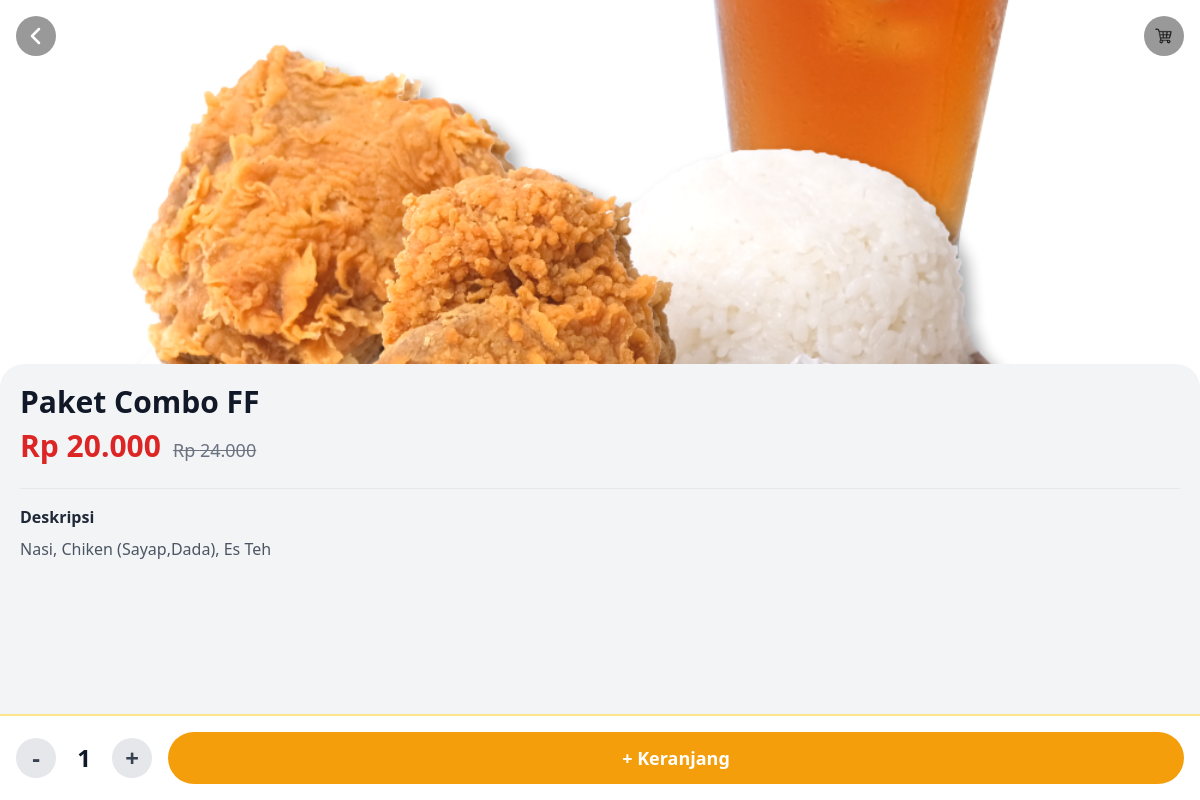
Page /user/detail_produk.php?id=15 (signed in) on the committed database.
### tables this page shows
CREATE TABLE `produk` (
  `id` int(11) NOT NULL AUTO_INCREMENT,
  `nama` varchar(255) NOT NULL,
  `harga` int(11) NOT NULL,
  `harga_diskon` int(11) DEFAULT NULL,
  `id_kategori` int(11) DEFAULT NULL,
  `deskripsi` text DEFAULT NULL,
  `gambar` varchar(255) NOT NULL,
  PRIMARY KEY (`id`),
  KEY `id_kategori` (`id_kategori`),
  CONSTRAINT `produk_ibfk_1` FOREIGN KEY (`id_kategori`) REFERENCES `kategori` (`id`) ON DELETE SET NULL ON UPDATE CASCADE
);

### user/detail_produk.php (the view, shortened to what this page needs)
<?php
include 'koneksi.php';
$id_produk = isset($_GET['id']) ? (int)$_GET['id'] : 0;
$stmt = $conn->prepare("SELECT * FROM produk WHERE id = ?");
$stmt->bind_param("i", $id_produk);
$stmt->execute();
$result_produk = $stmt->get_result();
$produk = $result_produk->fetch_assoc();
?>
<!DOCTYPE html>
<html lang="id">
<head>
    <script src="https://cdn.tailwindcss.com"></script>
</head>
<body class="bg-gray-100 font-sans">
<header class="absolute top-0 inset-x-0 p-4 z-30 flex items-center justify-between">
    <a href="#" onclick="window.history.back(); return false;" class="w-10 h-10 bg-black bg-opacity-40 rounded-full flex items-center justify-center text-white hover:bg-opacity-60 transition">
        <svg xmlns="http://www.w3.org/2000/svg" class="h-6 w-6" fill="none" viewBox="0 0 24 24" stroke="currentColor" stroke-width="2.5">
            <path stroke-linecap="round" stroke-linejoin="round" d="M15 19l-7-7 7-7" />
        </svg>
    </a>
    <a href="keranjang.php" class="relative">
        <div class="w-10 h-10 bg-black bg-opacity-40 rounded-full flex items-center justify-center p-2 text-white hover:bg-opacity-60 transition">
            <img src="cart.png" alt="Keranjang" class="w-full h-full object-contain">
        </div>
    </a>
</header>
<main>
    <div class="w-full h-80 sm:h-96 bg-white">
        <img src="../uploads/<?= htmlspecialchars($produk['gambar']) ?>" alt="<?= htmlspecialchars($produk['nama']) ?>" class="w-full h-full object-cover">
    </div>
    <div class="relative bg-gray-100 p-5 -mt-5 rounded-t-3xl animate-pop-in">
        <h2 class="text-2xl sm:text-3xl font-bold text-gray-900"><?= htmlspecialchars($produk['nama']) ?></h2>
        <div class="flex items-baseline gap-3 mt-2">
            <?php if (isset($produk['harga_diskon']) && $produk['harga_diskon'] > 0): ?>
                <p class="text-2xl sm:text-3xl font-bold text-red-600">Rp <?= number_format($produk['harga_diskon'], 0, ',', '.') ?></p>
                <p class="text-lg text-gray-500 line-through">Rp <?= number_format($produk['harga'], 0, ',', '.') ?></p>
            <?php else: ?>
                <p class="text-2xl sm:text-3xl font-bold text-amber-600">Rp <?= number_format($produk['harga'], 0, ',', '.') ?></p>
            <?php endif; ?>
        </div>
        <div class="mt-6 border-t pt-4">
            <h3 class="font-semibold text-gray-800 mb-2">Deskripsi</h3>
            <p class="text-gray-600 leading-relaxed text-sm sm:text-base">
                <?= nl2br(htmlspecialchars($produk['deskripsi'] ?? 'Tidak ada deskripsi untuk produk ini.')) ?>
            </p>
        </div>
    </div>
</main>
<footer class="fixed bottom-0 inset-x-0 bg-white p-4 border-t-2 border-amber-200 shadow-lg z-30">
    <form id="cartForm" class="flex items-center gap-4">
        <div class="flex items-center gap-3">
            <button type="button" id="btn-minus" class="w-10 h-10 rounded-full bg-gray-200 text-gray-700 text-2xl font-bold flex items-center justify-center hover:bg-gray-300 transition">-</button>
            <span id="qtyDisplay" class="text-2xl font-bold text-gray-900 w-8 text-center">1</span>
            <button type="button" id="btn-plus" class="w-10 h-10 rounded-full bg-gray-200 text-gray-700 text-2xl font-bold flex items-center justify-center hover:bg-gray-300 transition">+</button>
        </div>
        <button id="addToCartBtn" type="submit" class="flex-grow bg-amber-500 text-white py-3 rounded-full font-bold text-lg hover:bg-amber-600 transition flex items-center justify-center gap-2">
            <span class="btn-text">+ Keranjang</span>
        </button>
    </form>
</footer>
</body>
</html>

### user/detail_produk.php (style rules this page uses)
.animate-pop-in { animation: popIn 0.3s ease-out forwards; }
body { padding-bottom: 100px; }

### rows in the picture
produk: gambar (picture), nama "Paket Combo FF", harga_diskon "20.000", harga "24.000", deskripsi "Nasi, Chiken (Sayap,Dada), Es Teh"
